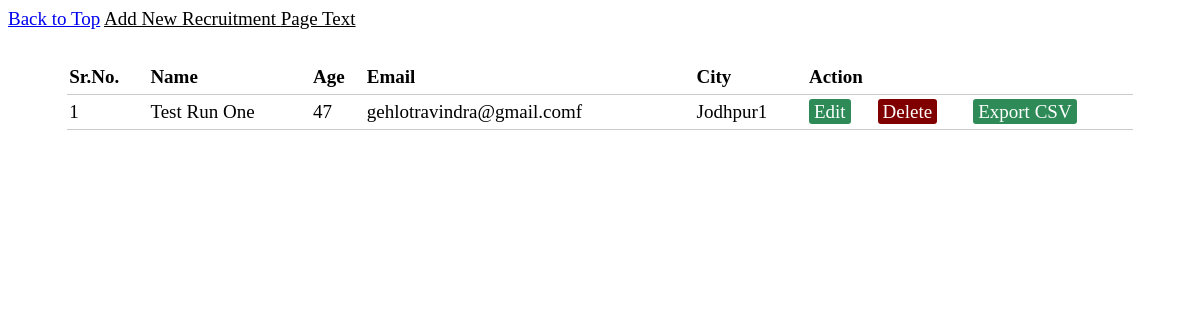
Page /update/admin/curd/recruitment.php on the committed database.
### tables this page shows
CREATE TABLE `recruitment` (
  `id` int(11) NOT NULL,
  `firstname` varchar(255) NOT NULL,
  `lastname` varchar(255) NOT NULL,
  `age` int(11) NOT NULL,
  `dob` varchar(11) NOT NULL,
  `address` varchar(255) NOT NULL,
  `address2` varchar(255) NOT NULL,
  `gender` varchar(11) NOT NULL,
  `city` varchar(255) NOT NULL,
  `postcode` varchar(11) NOT NULL,
  `email` varchar(255) NOT NULL,
  `telephoneno` int(11) NOT NULL,
  `mobileno` int(11) NOT NULL
);

### update/admin/curd/recruitment.php (the view, shortened to what this page needs)
<?php
include('server.php');
?>
<!DOCTYPE html>
<html>
<head>
	<link rel="stylesheet" type="text/css" href="curd/style.css">
</head>
<body>
	<a href="recruitment_add_edit.php" style="color:#000;" class="dasboard" >Add New Recruitment </a>
	<a href="page_text.php?ptext=recruitment" class="dasboard" style="color:#000;">Page Text</a>
<?php $results = mysqli_query($db, "SELECT * FROM recruitment"); ?>
<table style="color:#000;">
	<thead>
		<tr><th >Sr.No.</th>
			<th style="">Name</th>
            <th style="">Age</th>
			<th style="">Email</th>
			<th style="">City</th>
			<th colspan="2">Action</th>
		</tr>
	</thead>
	<?php $i=0; while ($row = mysqli_fetch_array($results)) { ?>
		<tr>
		    <td><?php $i++; echo $i; ?></td>
			<td><?php echo $row['firstname'].' '.$row['lastname']; ?></td>
            <td><?php echo $row['age']; ?></td>
			<td><?php echo $row['email']; ?></td>
			<td><?php echo $row['city']; ?></td>
			<td>
				<a href="recruitment_add_edit.php?edit=<?php echo $row['id']; ?>" class="edit_btn" >Edit</a>
			</td>
			<td>
				<a href="server.php?page=recruitment&del=<?php echo $row['id']; ?>" class="del_btn">Delete</a>
			</td>
			<td>
				<a href="#" class="export_btn edit_btn" id="<?php echo $row['id'];?>">Export CSV</a>
			</td>
		</tr>
	<?php } ?>
</table>
</body>
</html>

### admin/curd/style.css (style rules this page uses)
body { font-size: 19px; color:#000; }
table { width: 90%; margin: 30px auto; border-collapse: collapse; text-align: left; }
tr { border-bottom: 1px solid #cbcbcb; }
th, td { border: none; height: 30px; padding: 2px; }
.edit_btn { text-decoration: none; padding: 2px 5px; background: #2E8B57; color: white; border-radius: 3px; }
.del_btn { text-decoration: none; padding: 2px 5px; color: white; border-radius: 3px; background: #800000; }

### rows in the picture
recruitment: firstname "Test Run", lastname "One", age "47", email "gehlotravindra@gmail.comf", city "Jodhpur1"
